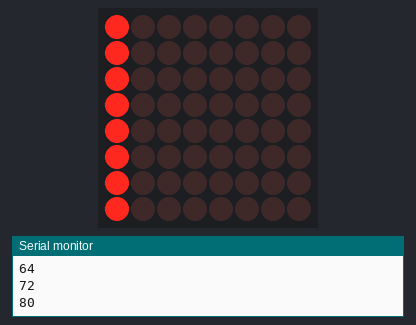
Recording of a sketch running on a simulated Arduino Uno, built with avr-gcc and run on an emulated ATmega328P. On the bench: 8×8 LED matrix, the last lines printed to the serial monitor.

Above: at 0.5 s.
At 1.5 s:
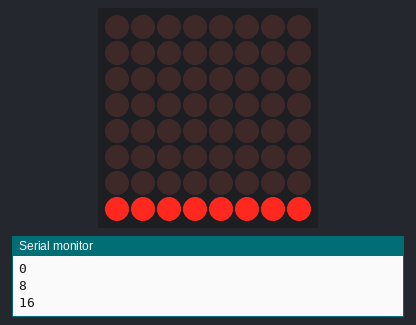
At 2.4 s:
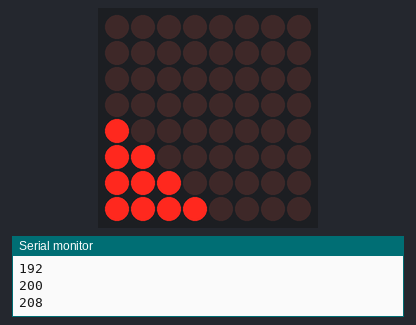
At 3.48 s:
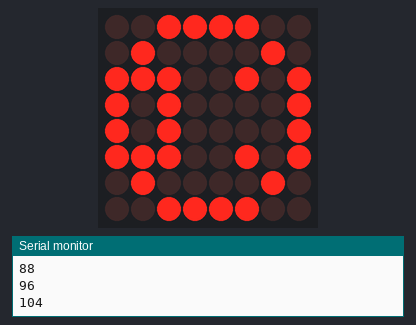
At 4.5 s:
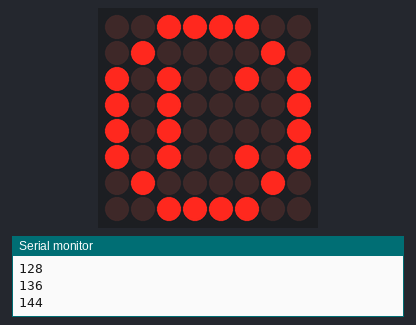
At 6.7 s:
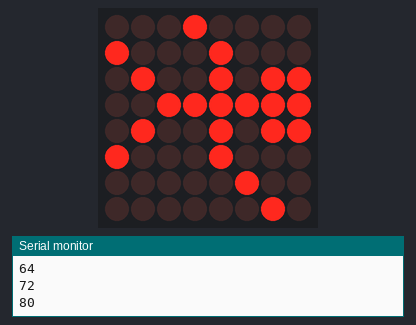

The sketch:

matriz_led.ino
```cpp
#include "LedControlMS.h";

LedControl matriz=LedControl(12,11,10,1);

void RepresentarMatriz(byte *,int);
void animar(byte [][8], int, int);

byte linea_horizontal[][8] = {
   {
    B11111111,
    B00000000,
    B00000000,
    B00000000,
    B00000000,
    B00000000,
    B00000000,
    B00000000
  },
  {
    B00000000,
    B11111111,
    B00000000,
    B00000000,
    B00000000,
    B00000000,
    B00000000,
    B00000000
  },
  {
    B00000000,
    B00000000,
    B11111111,
    B00000000,
    B00000000,
    B00000000,
    B00000000,
    B00000000
  },
  {
    B00000000,
    B00000000,
    B00000000,
    B11111111,
    B00000000,
    B00000000,
    B00000000,
    B00000000
  },
  {
    B00000000,
    B00000000,
    B00000000,
    B00000000,
    B11111111,
    B00000000,
    B00000000,
    B00000000
  },
  {
    B00000000,
    B00000000,
    B00000000,
    B00000000,
    B00000000,
    B11111111,
    B00000000,
    B00000000
  },
  {
    B00000000,
    B00000000,
    B00000000,
    B00000000,
    B00000000,
    B00000000,
    B11111111,
    B00000000
  },
    {
    B00000000,
    B00000000,
    B00000000,
    B00000000,
    B00000000,
    B00000000,
    B00000000,
    B11111111
  }
};


byte linea_vertical[][8] = {
   {
    B10000000,
    B10000000,
    B10000000,
    B10000000,
    B10000000,
    B10000000,
    B10000000,
    B10000000
  },
  {
    B01000000,
    B01000000,
    B01000000,
    B01000000,
    B01000000,
    B01000000,
    B01000000,
    B01000000
  },
  {
    B00100000,
    B00100000,
    B00100000,
    B00100000,
    B00100000,
    B00100000,
    B00100000,
    B00100000
  },
  {
    B00010000,
    B00010000,
    B00010000,
    B00010000,
    B00010000,
    B00010000,
    B00010000,
    B00010000
  },
  {
    B00001000,
    B00001000,
    B00001000,
    B00001000,
    B00001000,
    B00001000,
    B00001000,
    B00001000
  },
  {
    B00000100,
    B00000100,
    B00000100,
    B00000100,
    B00000100,
    B00000100,
    B00000100,
    B00000100
  },
  {
    B00000010,
    B00000010,
    B00000010,
    B00000010,
    B00000010,
    B00000010,
    B00000010,
    B00000010
  },
    {
    B00000001,
    B00000001,
    B00000001,
    B00000001,
    B00000001,
    B00000001,
    B00000001,
    B00000001
  }
};

byte linea_inclinada[][8] = {
    {
    B11110000,
    B11100000,
    B11000000,
    B10000000,
    B00000000,
    B00000000,
    B00000000,
    B00000000
    },

    {
    B00001000,
    B00010000,
    B00100000,
    B01000000,
    B10000000,
    B00000000,
    B00000000,
    B00000000
    },

    {
    B00000100,
    B00001000,
    B00010000,
    B00100000,
    B01000000,
    B10000000,
    B00000000,
    B00000000
    },

    {
    B00000010,
    B00000100,
    B00001000,
    B00010000,
    B00100000,
    B01000000,
    B10000000,
    B00000000
    },

    {
    B00000001,
    B00000010,
    B00000100,
    B00001000,
    B00010000,
    B00100000,
    B01000000,
    B10000000
    },

    {
    B00000000,
    B00000001,
    B00000010,
    B00000100,
    B00001000,
    B00010000,
    B00100000,
    B01000000
    },

    {
    B00000000,
    B00000000,
    B00000001,
    B00000010,
    B00000100,
    B00001000,
    B00010000,
    B00100000
    },

    {
    B00000000,
    B00000000,
    B00000000,
    B00000000,
    B00000001,
    B00000011,
    B00000111,
    B00001111
    },

};


// cara emoji
byte Caras[][8] = {
    {
      B00111100,
      B01000010,
      B10100101,
      B10000001,
      B10100101,
      B10011001,
      B01000010,
      B00111100
    },

    {
      B00111100,
      B01000010,
      B10100101,
      B10000001,
      B10000001,
      B10111101,
      B01000010,
      B00111100
    },

    {
      B00111100,
      B01000010,
      B10100101,
      B10000001,
      B10000001,
      B10111101,
      B01100110,
      B00111100
    },

    {
      B00111100,
      B01000010,
      B10100101,
      B10000001,
      B10100101,
      B10011001,
      B01000010,
      B00111100
    },

    {
      B00111100,
      B01000010,
      B10100101,
      B10000001,
      B10000001,
      B10111101,
      B01000010,
      B00111100
    },

    {
      B00111100,
      B01000010,
      B10100101,
      B10000001,
      B10000001,
      B10111101,
      B01100110,
      B00111100
    },

    {
      B00111100,
      B01000010,
      B10100101,
      B10000001,
      B10100101,
      B10011001,
      B01000010,
      B00111100
    },

    {
      B00111100,
      B01000010,
      B10100101,
      B10000001,
      B10000001,
      B10111101,
      B01000010,
      B00111100
    }
  };

  byte man_dance [][8] = {
    {
    B00111000,
    B00111000,
    B00010000,
    B11111111,
    B00010000,
    B00010000,
    B00101000,
    B01000100
    },

    {
    B00111000,
    B00111001,
    B00010010,
    B01111100,
    B10010000,
    B00010000,
    B00101000,
    B01000100
    },

    {
    B00111000,
    B10111001,
    B01010010,
    B00111100,
    B00010000,
    B00011100,
    B00100010,
    B01000000
    },

    {
    B00111000,
    B10111000,
    B01010000,
    B00111100,
    B00010010,
    B01110001,
    B01001000,
    B00000100
    },

    {
    B00111000,
    B00111000,
    B00010000,
    B11111111,
    B00010000,
    B00010000,
    B00101000,
    B01000100
    },

    {
    B00111000,
    B00111001,
    B00010010,
    B01111100,
    B10010000,
    B00010000,
    B00101000,
    B01000100
    },

    {
    B00111000,
    B10111001,
    B01010010,
    B00111100,
    B00010000,
    B00011100,
    B00100010,
    B01000000
    },

    {
    B00111000,
    B00111001,
    B00010010,
    B01111100,
    B10010000,
    B00010000,
    B00101000,
    B01000100
    },

};

void setup() {
  matriz.shutdown(0, false);
  matriz.setIntensity(0, 15);// La valores están entre 1 y 15
  matriz.clearDisplay(0);
  Serial.begin(9600);
}


void loop() {
  animar(linea_horizontal, 8, 50); // LINEA HORIZONTAL
  delay(500);

  animar(linea_vertical, 8, 50); // LINEA VERTICAL
  delay(500);

  animar(linea_inclinada, 8, 50);//LINEA INCLINADA
  delay(500);

  animar(Caras, 8, 200); //CARAS
  delay(500);

  animar(man_dance, 8, 200); //MAN DANCE
  delay(500);


  matriz.clearDisplay(0);
}


void RepresentarMatriz(byte *Datos, int espera)
{
  for (int i = 0; i < 8; i++) // 8 columnas en cada fila
  {
    matriz.setColumn(0, i, Datos[7-i]);
  }
  delay(espera);
}


// <FRAMES, NUMERO DE FRAMES, INTERVALO ENTRE FILAS>
void animar(byte Datos[][8], int n_frames, int interv){
  Serial.print("frames: ");
  Serial.println((unsigned char)n_frames);

  for (int i = 0; i < n_frames; i++)
  {
    Serial.println((unsigned char)Datos[i]);
    RepresentarMatriz(Datos[i], interv);
  }
}
```

Measured:
- by itself, everything shown: repeats every 7.3 s, in 41 steps
- what the display in image 0 shows lasts 0.6 s, from 0.4 s to 1.0 s
- what the display in image 4 shows lasts 0.7 s, from 4.4 s to 5.1 s
